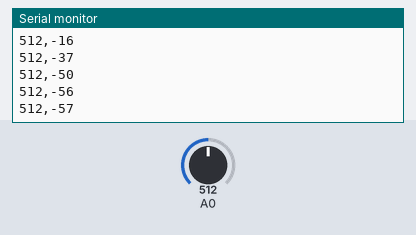
This sketch was run on a simulated Arduino Uno, built with avr-gcc and run on an emulated ATmega328P. On the bench: the last lines printed to the serial monitor. The inputs (shaded band) are chosen by the test bench; at power-on: A0 = 512.

Above: at 1.2 s.
1.3 s: A0 set to 716
At 1.31 s:
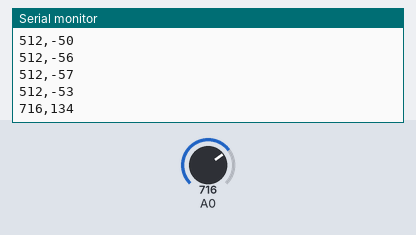
2.8 s: A0 set to 900
At 2.82 s:
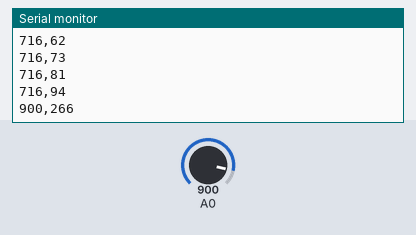
Timing chart, 0 to 5.8 s (numbered marks = the images above; inputs shaded):
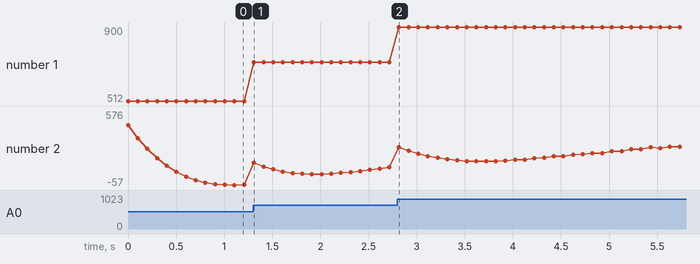

Measured:
- after the input at 1.3 s, the serial monitor: prints a new line at once (image 1)
- after the input at 2.8 s, the serial monitor: prints a new line at once (image 2)
- plotted number 1: 512 → 716 after the input at 1.3 s, 716 → 900 after the input at 2.8 s
- plotted number 2: 94 → 576 after the input at 2.8 s

The sketch:

filter_test.ino
```cpp
// 300 to 3000 band stop filter
// 100 kHz sample rate
// http://www.schwietering.com/jayduino/filtuino/index.php?characteristic=bu&passmode=bs&order=2&usesr=usesr&sr=100000&frequencyLow=300&noteLow=&frequencyHigh=3000&noteHigh=&pw=pw&calctype=float&run=Send

//Band stop butterworth filter order=2 alpha1=0.003 alpha2=0.03
class filter
{
	public:
		filter()
		{
			for(int i=0; i <= 4; i++)
				v[i]=0.0;
		}
	private:
		float v[5];
	public:
		float step(float x)
		{
			v[0] = v[1];
			v[1] = v[2];
			v[2] = v[3];
			v[3] = v[4];
			v[4] = (8.869368704884e-1 * x)
				 + ( -0.7866981284 * v[0])
				 + (  3.3285093824 * v[1])
				 + ( -5.2961761521 * v[2])
				 + (  3.7543536539 * v[3]);
			return
				 1.000000 * v[0]
				+v[4]
				- 3.992879 * (v[1] + v[3])
				+5.985770 * v[2];
		}
};

filter f;

void setup()
{
  Serial.begin(9600);
}

void loop()
{
  int r = analogRead(A0);
  float filtered = f.step(r);
  Serial.print(r); Serial.print(","); Serial.println((int)filtered);
  delay(100);
}
```
